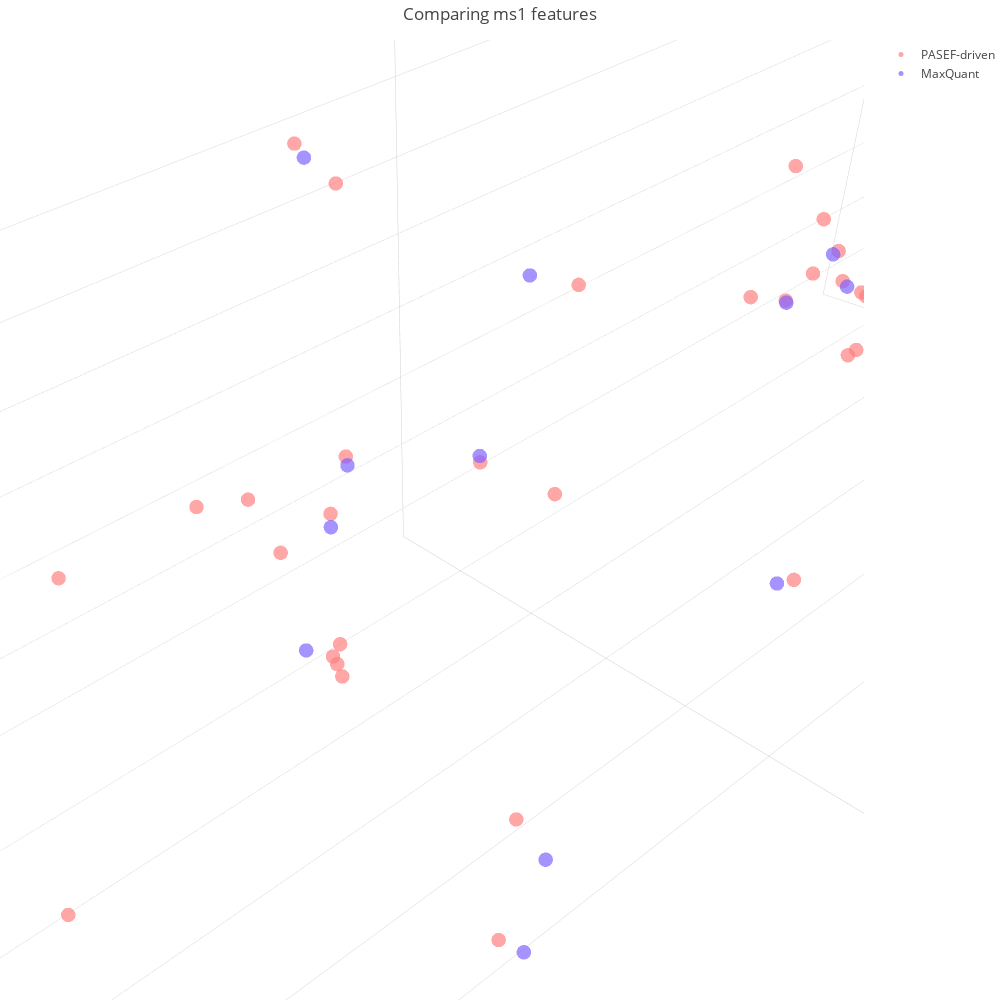

The cell this chart's notebook holds for it:
### Code cell
import plotly.plotly as py
import plotly.graph_objs as go

traces = []

trace = go.Scatter3d(
    x = my_features_df.monoisotopic_mz,
    y = my_features_df.rt_apex,
    z = my_features_df.scan_apex,
    mode = 'markers',
    marker = dict(
        size = 5,
        color = "rgb(255,128,128)",
        opacity = 0.7
    ),
    text = my_features_df.hover,
    hoverinfo = 'text',
    name = "PASEF-driven"
)
traces.append((trace))

trace = go.Scatter3d(
    x = mq_features_df.mz,
    y = mq_features_df.rt,
    z = mq_features_df.scan,
    mode = 'markers',
    marker = dict(
        size = 5,
        color = "rgb(128,100,255)",
        opacity = 0.7
    ),
    text = mq_features_df.hover,
    hoverinfo = 'text',
    name = "MaxQuant"
)
traces.append((trace))

data = traces
layout = go.Layout(
    autosize=False,
    width=1000,
    height=1000,
    title="Comparing ms1 features",
    margin=dict(
        l=0,
        r=0,
        b=0,
        t=40
    ),
    scene = dict(
        xaxis = dict(
            title='m/z', autorange='reversed'),
        yaxis = dict(
            title='retention time'),
        zaxis = dict(
            title='scan'),
        aspectmode = "manual",
        aspectratio = dict( x = 50, y = 5, z = 5)
    )
)
fig = go.Figure(data=data, layout=layout)
iplot(fig)

### Figure 1 — Plotly figure (JSON) as saved in the notebook; plotly's stock layout.template omitted (floating-point values rounded to 4 significant figures; data arrays with more than 128 entries replaced by an {"elided": "..."} marker saying what was removed)
{"data": [{"hoverinfo": "text", "marker": {"color": "rgb(255,128,128)", "opacity": 0.7, "size": 5}, "mode": "markers", "name": "PASEF-driven", "text": {"elided": "1359 str values"}, "type": "scatter3d", "uid": "89a5cd07-ee0f-4949-b1f0-0fa570627ed9", "x": {"elided": "1359 float values"}, "y": {"elided": "1359 float values"}, "z": {"elided": "1359 float values"}}, {"hoverinfo": "text", "marker": {"color": "rgb(128,100,255)", "opacity": 0.7, "size": 5}, "mode": "markers", "name": "MaxQuant", "text": {"elided": "234 str values"}, "type": "scatter3d", "uid": "2fba1f39-319f-4d92-a1d1-dcacf9565999", "x": {"elided": "234 float values"}, "y": {"elided": "234 float values"}, "z": {"elided": "234 int values"}}], "layout": {"autosize": false, "height": 1000, "margin": {"b": 0, "l": 0, "r": 0, "t": 40}, "scene": {"aspectmode": "manual", "aspectratio": {"x": 50, "y": 5, "z": 5}, "xaxis": {"autorange": "reversed", "title": {"text": "m/z"}}, "yaxis": {"title": {"text": "retention time"}}, "zaxis": {"title": {"text": "scan"}}}, "title": {"text": "Comparing ms1 features"}, "width": 1000}}
